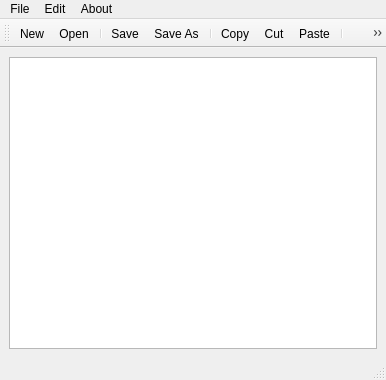
<?xml version="1.0" encoding="UTF-8"?>
<ui version="4.0">
 <class>MainWindow</class>
 <widget class="QMainWindow" name="MainWindow">
  <property name="geometry">
   <rect>
    <x>0</x>
    <y>0</y>
    <width>386</width>
    <height>380</height>
   </rect>
  </property>
  <property name="windowTitle">
   <string>MainWindow</string>
  </property>
  <widget class="QWidget" name="centralwidget">
   <layout class="QHBoxLayout" name="horizontalLayout">
    <item>
     <widget class="QTextEdit" name="textEdit"/>
    </item>
   </layout>
  </widget>
  <widget class="QMenuBar" name="menubar">
   <property name="geometry">
    <rect>
     <x>0</x>
     <y>0</y>
     <width>386</width>
     <height>22</height>
    </rect>
   </property>
   <widget class="QMenu" name="menuFile">
    <property name="title">
     <string>File</string>
    </property>
    <addaction name="actionNew"/>
    <addaction name="actionOpen"/>
    <addaction name="separator"/>
    <addaction name="actionSave"/>
    <addaction name="actionSave_As"/>
   </widget>
   <widget class="QMenu" name="menuEdit">
    <property name="title">
     <string>Edit</string>
    </property>
    <addaction name="actionCopy"/>
    <addaction name="actionCut"/>
    <addaction name="actionPaste"/>
    <addaction name="separator"/>
    <addaction name="actionUndo"/>
    <addaction name="actionRedo"/>
   </widget>
   <widget class="QMenu" name="menuAbout">
    <property name="title">
     <string>About</string>
    </property>
    <addaction name="actionHelp"/>
   </widget>
   <addaction name="menuFile"/>
   <addaction name="menuEdit"/>
   <addaction name="menuAbout"/>
  </widget>
  <widget class="QStatusBar" name="statusbar"/>
  <widget class="QToolBar" name="toolBar">
   <property name="windowTitle">
    <string>toolBar</string>
   </property>
   <attribute name="toolBarArea">
    <enum>TopToolBarArea</enum>
   </attribute>
   <attribute name="toolBarBreak">
    <bool>false</bool>
   </attribute>
   <addaction name="actionNew"/>
   <addaction name="actionOpen"/>
   <addaction name="separator"/>
   <addaction name="actionSave"/>
   <addaction name="actionSave_As"/>
   <addaction name="separator"/>
   <addaction name="actionCopy"/>
   <addaction name="actionCut"/>
   <addaction name="actionPaste"/>
   <addaction name="separator"/>
   <addaction name="actionUndo"/>
   <addaction name="actionRedo"/>
  </widget>
  <action name="actionNew">
   <property name="icon">
    <iconset resource="resource.qrc">
     <normaloff>:/img/D:/iconsForTextEditor/icons8-new-file-50.png</normaloff>:/img/D:/iconsForTextEditor/icons8-new-file-50.png</iconset>
   </property>
   <property name="text">
    <string>New</string>
   </property>
  </action>
  <action name="actionOpen">
   <property name="icon">
    <iconset resource="resource.qrc">
     <normaloff>:/img/D:/iconsForTextEditor/icons8-open-file-under-cursor-50.png</normaloff>:/img/D:/iconsForTextEditor/icons8-open-file-under-cursor-50.png</iconset>
   </property>
   <property name="text">
    <string>Open</string>
   </property>
  </action>
  <action name="actionSave">
   <property name="icon">
    <iconset resource="resource.qrc">
     <normaloff>:/img/D:/iconsForTextEditor/icons8-save-50.png</normaloff>:/img/D:/iconsForTextEditor/icons8-save-50.png</iconset>
   </property>
   <property name="text">
    <string>Save</string>
   </property>
  </action>
  <action name="actionSave_As">
   <property name="icon">
    <iconset resource="resource.qrc">
     <normaloff>:/img/D:/iconsForTextEditor/icons8-save-as-50.png</normaloff>:/img/D:/iconsForTextEditor/icons8-save-as-50.png</iconset>
   </property>
   <property name="text">
    <string>Save As</string>
   </property>
  </action>
  <action name="actionCopy">
   <property name="icon">
    <iconset resource="resource.qrc">
     <normaloff>:/img/D:/iconsForTextEditor/icons8-copy-50.png</normaloff>:/img/D:/iconsForTextEditor/icons8-copy-50.png</iconset>
   </property>
   <property name="text">
    <string>Copy</string>
   </property>
  </action>
  <action name="actionCut">
   <property name="icon">
    <iconset resource="resource.qrc">
     <normaloff>:/img/D:/iconsForTextEditor/icons8-cut-50.png</normaloff>:/img/D:/iconsForTextEditor/icons8-cut-50.png</iconset>
   </property>
   <property name="text">
    <string>Cut</string>
   </property>
  </action>
  <action name="actionPaste">
   <property name="icon">
    <iconset resource="resource.qrc">
     <normaloff>:/img/D:/iconsForTextEditor/icons8-paste-50.png</normaloff>:/img/D:/iconsForTextEditor/icons8-paste-50.png</iconset>
   </property>
   <property name="text">
    <string>Paste</string>
   </property>
  </action>
  <action name="actionUndo">
   <property name="icon">
    <iconset resource="resource.qrc">
     <normaloff>:/img/D:/iconsForTextEditor/icons8-undo-50.png</normaloff>:/img/D:/iconsForTextEditor/icons8-undo-50.png</iconset>
   </property>
   <property name="text">
    <string>Undo</string>
   </property>
  </action>
  <action name="actionRedo">
   <property name="icon">
    <iconset resource="resource.qrc">
     <normaloff>:/img/D:/iconsForTextEditor/icons8-redo-50.png</normaloff>:/img/D:/iconsForTextEditor/icons8-redo-50.png</iconset>
   </property>
   <property name="text">
    <string>Redo</string>
   </property>
  </action>
  <action name="actionHelp">
   <property name="icon">
    <iconset resource="resource.qrc">
     <normaloff>:/img/D:/iconsForTextEditor/icons8-help-100.png</normaloff>:/img/D:/iconsForTextEditor/icons8-help-100.png</iconset>
   </property>
   <property name="text">
    <string>Help</string>
   </property>
  </action>
 </widget>
 <resources>
  <include location="resource.qrc"/>
 </resources>
 <connections/>
</ui>
